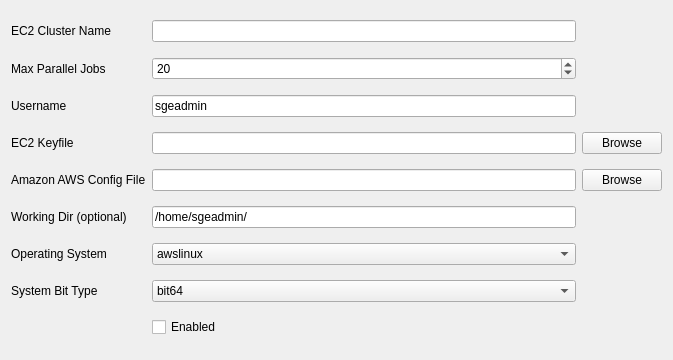
<?xml version="1.0" encoding="UTF-8"?>
<ui version="4.0">
 <class>EC2Grid</class>
 <widget class="QWidget" name="EC2Grid">
  <property name="geometry">
   <rect>
    <x>0</x>
    <y>0</y>
    <width>673</width>
    <height>360</height>
   </rect>
  </property>
  <property name="windowTitle">
   <string>Form</string>
  </property>
  <layout class="QGridLayout" name="gridLayout">
   <item row="3" column="0">
    <widget class="QLabel" name="serverLabel">
     <property name="text">
      <string>EC2 Keyfile</string>
     </property>
    </widget>
   </item>
   <item row="8" column="1">
    <widget class="QComboBox" name="bit">
     <item>
      <property name="text">
       <string>bit64</string>
      </property>
     </item>
     <item>
      <property name="text">
       <string>bit32</string>
      </property>
     </item>
    </widget>
   </item>
   <item row="8" column="0">
    <widget class="QLabel" name="bitLabel">
     <property name="text">
      <string>System Bit Type</string>
     </property>
    </widget>
   </item>
   <item row="2" column="1">
    <widget class="QLineEdit" name="user">
     <property name="text">
      <string>sgeadmin</string>
     </property>
     <property name="readOnly">
      <bool>false</bool>
     </property>
    </widget>
   </item>
   <item row="6" column="0">
    <widget class="QLabel" name="working_dirLabel">
     <property name="text">
      <string>Working Dir (optional)</string>
     </property>
    </widget>
   </item>
   <item row="5" column="1">
    <widget class="QLineEdit" name="amazon_aws_config">
     <property name="readOnly">
      <bool>false</bool>
     </property>
    </widget>
   </item>
   <item row="2" column="0">
    <widget class="QLabel" name="userLabel">
     <property name="text">
      <string>Username</string>
     </property>
    </widget>
   </item>
   <item row="0" column="1">
    <widget class="QLineEdit" name="cluster_name">
     <property name="readOnly">
      <bool>false</bool>
     </property>
    </widget>
   </item>
   <item row="7" column="0">
    <widget class="QLabel" name="osLabel">
     <property name="text">
      <string>Operating System</string>
     </property>
    </widget>
   </item>
   <item row="1" column="1">
    <widget class="QSpinBox" name="max_parallel_jobs">
     <property name="maximum">
      <number>999</number>
     </property>
     <property name="value">
      <number>20</number>
     </property>
    </widget>
   </item>
   <item row="1" column="0">
    <widget class="QLabel" name="max_parallel_jobsLabel">
     <property name="text">
      <string>Max Parallel Jobs</string>
     </property>
    </widget>
   </item>
   <item row="5" column="0">
    <widget class="QLabel" name="awsConfigLabel">
     <property name="text">
      <string>Amazon AWS Config File</string>
     </property>
    </widget>
   </item>
   <item row="6" column="1">
    <widget class="QLineEdit" name="working_directory">
     <property name="text">
      <string>/home/sgeadmin/</string>
     </property>
     <property name="readOnly">
      <bool>false</bool>
     </property>
    </widget>
   </item>
   <item row="3" column="1">
    <widget class="QLineEdit" name="keyfile">
     <property name="readOnly">
      <bool>false</bool>
     </property>
    </widget>
   </item>
   <item row="0" column="0">
    <widget class="QLabel" name="cluster_nameLabel">
     <property name="text">
      <string>EC2 Cluster Name</string>
     </property>
    </widget>
   </item>
   <item row="3" column="2">
    <widget class="QPushButton" name="keyFileButton">
     <property name="text">
      <string>Browse</string>
     </property>
    </widget>
   </item>
   <item row="7" column="1">
    <widget class="QComboBox" name="os">
     <item>
      <property name="text">
       <string>awslinux</string>
      </property>
     </item>
     <item>
      <property name="text">
       <string>linux</string>
      </property>
     </item>
     <item>
      <property name="text">
       <string>win</string>
      </property>
     </item>
     <item>
      <property name="text">
       <string>mac</string>
      </property>
     </item>
    </widget>
   </item>
   <item row="9" column="1">
    <widget class="QCheckBox" name="enabled">
     <property name="text">
      <string>Enabled</string>
     </property>
    </widget>
   </item>
   <item row="5" column="2">
    <widget class="QPushButton" name="amazon_aws_configButton">
     <property name="text">
      <string>Browse</string>
     </property>
    </widget>
   </item>
  </layout>
 </widget>
 <resources/>
 <connections/>
</ui>
